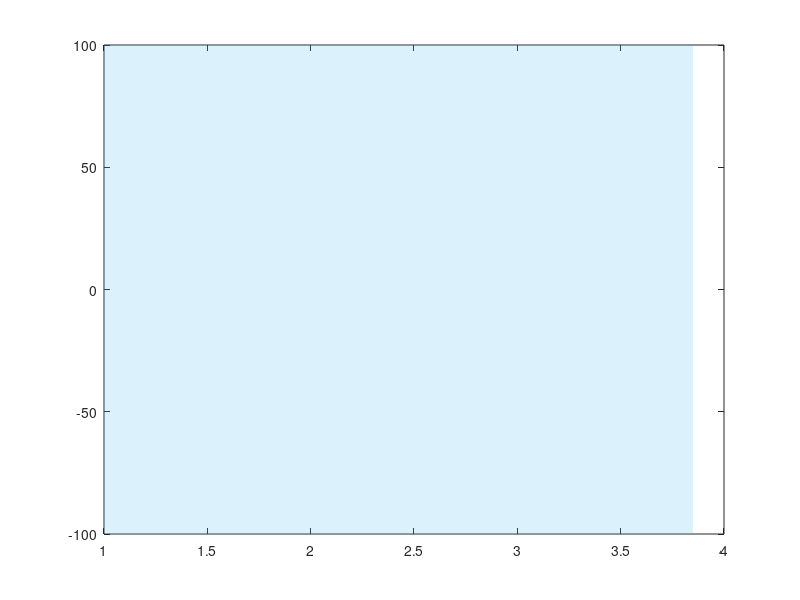

This chart was generated by the following MATLAB code: (Note: this script raises an error after producing the figure.)
clear all; close all;
w_window = 1500;
h_window = 700;

line_width = 5;
line_width_loadtrace = 2.5;
line_width_circle = 2;
line_width_kcircle = 4;
marker = 'o';
markerSize = 3;
fontSize = 24;
smooth_index = 1;

efficiency_select = 2;  % 0 for radi efficiency and 1 for total efficiency 2 for all together

color_order = get(gca,'colororder');
line_color = [0 0.4 1;
              0 0 0;
              1 0 0];


%---------------------- plot for dataset 1 (REF)--------------------%
data_REF = load('REF_1x2.mat');
S11_data = csvread('S11_1BY2_REF.CSV', 3, 0);  % skips the first row of data 
S11mag = 10 .^ (interp1(S11_data(:, 1), S11_data(:, 2), [1e9: 1e7: 4.5e9]) / 20);  % interpolation of S11 measured to match the freq points

freq = data_REF.data.axes.data / 1e9; 
freq(352:end) = [];          % remove results for >4.5GHz
        
figure(1)
set(gcf,'position',[[200, 200], w_window, h_window]);
fill([1, 3.85, 3.85, 1],[-100,-100,100,100], [0.3010 0.7450 0.9330], 'LineStyle', 'none', 'FaceAlpha', 0.2, 'Handlevisibility', 'off');

hold on
x_line_l = xline(0.85, '--', [num2str(850),' MHz'], 'LineWidth', line_width-2, 'FontSize', fontSize-1, 'HandleVisibility', 'off', 'Color', 'black');
x_line_l.LabelVerticalAlignment = 'top';
x_line_l.LabelHorizontalAlignment = 'right';

x_line_h = xline(3.85, '--', [num2str(3850),' MHz'], 'LineWidth', line_width-2, 'FontSize', fontSize-1, 'HandleVisibility', 'off', 'Color', 'black');
x_line_h.LabelVerticalAlignment = 'top';
x_line_h.LabelHorizontalAlignment = 'left';


efficiency = 10 .^ (data_REF.data.layers(3).data / 10);  % convert to percentage
efficiency(352:end) = [];                                % remove results for >4.5GHz

total_efficiency = efficiency .* abs(1 - abs(S11mag) .^ 2);

if efficiency_select == 1
    plot(freq, smooth(100 * total_efficiency, smooth_index), '-', 'linewidth', line_width, 'color', line_color(1, :));
    ylabel('Total Efficiency (%)', 'FontSize', fontSize); 
elseif efficiency_select == 0
    plot(freq, smooth(100 * efficiency, smooth_index), '-', 'linewidth', line_width, 'color', line_color(1, :));
    ylabel('Radiation Efficiency (%)', 'FontSize', fontSize);  
else
    plot(freq, smooth(100 * efficiency, smooth_index), '-', 'linewidth', line_width, 'color', line_color(1, :));
    plot(freq, smooth(100 * total_efficiency, smooth_index), ':', 'linewidth', line_width, 'color', line_color(1, :));
    ylabel('Efficiency (%)', 'FontSize', fontSize);  
end

hold on
grid on

set(gca, 'FontSize', fontSize);
xlabel('Frequency (GHz)', 'FontSize', fontSize);
xlim([1 4.5])
ylim([0 100])



%---------------------- plot for dataset 2 (NIP)--------------------%
data_NIP = load('NIP_1x2.mat');
S11_data = csvread('S11_1BY2_NIP.CSV', 3, 0);  % skips the first row of data 
S11mag = 10 .^ (interp1(S11_data(:, 1), S11_data(:, 2), [1e9: 1e7: 4.5e9]) / 20);  % interpolation of S11 measured to match the freq points
  
figure(1)

efficiency = 10 .^ (data_NIP.data.layers(3).data / 10);  % convert to percentage
efficiency(352:end) = [];                                % remove results for >4.5GHz

total_efficiency = efficiency .* abs(1 - abs(S11mag) .^ 2);

if efficiency_select == 1
    plot(freq, smooth(100 * total_efficiency, smooth_index), '-', 'linewidth', line_width, 'color', line_color(2, :));
    ylabel('Total Efficiency (%)', 'FontSize', fontSize); 
elseif efficiency_select == 0
    plot(freq, smooth(100 * efficiency, smooth_index), '-', 'linewidth', line_width, 'color', line_color(2, :));
    ylabel('Radiation Efficiency (%)', 'FontSize', fontSize);  
else
    plot(freq, smooth(100 * efficiency, smooth_index), '-', 'linewidth', line_width, 'color', line_color(2, :));
    plot(freq, smooth(100 * total_efficiency, smooth_index), ':', 'linewidth', line_width, 'color', line_color(2, :));
    ylabel('Efficiency (%)', 'FontSize', fontSize);  
end


%---------------------- plot for dataset 3 (IP)--------------------%
data_IP = load('IP_1x2.mat');
S11_data = csvread('S11_1BY2_IP.CSV', 3, 0);  % skips the first row of data 
S11mag = 10 .^ (interp1(S11_data(:, 1), S11_data(:, 2), [1e9: 1e7: 4.5e9]) / 20);  % interpolation of S11 measured to match the freq points

figure(1)

efficiency = 10 .^ (data_IP.data.layers(3).data / 10);  % convert to percentage
efficiency(352:end) = [];                                % remove results for >4.5GHz

total_efficiency = efficiency .* abs(1 - abs(S11mag) .^ 2);

if efficiency_select == 1
    plot(freq, smooth(100 * total_efficiency, smooth_index), '-', 'linewidth', line_width, 'color', line_color(3, :));
    ylabel('Total Efficiency (%)', 'FontSize', fontSize); 
elseif efficiency_select == 0
    plot(freq, smooth(100 * efficiency, smooth_index), '-', 'linewidth', line_width, 'color', line_color(3, :));
    ylabel('Radiation Efficiency (%)', 'FontSize', fontSize);  
else
    plot(freq, smooth(100 * efficiency, smooth_index), '-', 'linewidth', line_width, 'color', line_color(3, :));
    plot(freq, smooth(100 * total_efficiency, smooth_index), ':', 'linewidth', line_width, 'color', line_color(3, :));
    ylabel('Efficiency (%)', 'FontSize', fontSize);  
end




x_line_h = xline(2.55, '--', ['TM_1_0 (REF)'], 'LineWidth', line_width, 'FontSize', fontSize-4, 'HandleVisibility', 'off', 'Color', line_color(1, :));
x_line_h.LabelVerticalAlignment = 'top';
x_line_h.LabelHorizontalAlignment = 'left';

x_line_h = xline(2.1, '--', ['TM_1_0 (NIP)'], 'LineWidth', line_width, 'FontSize', fontSize-4, 'HandleVisibility', 'off', 'Color', line_color(2, :));
x_line_h.LabelVerticalAlignment = 'top';
x_line_h.LabelHorizontalAlignment = 'left';

x_line_h = xline(2.25, '--', ['TM_1_0 (IP)'], 'LineWidth', line_width, 'FontSize', fontSize-4, 'HandleVisibility', 'off', 'Color', line_color(3, :));
x_line_h.LabelVerticalAlignment = 'top';
x_line_h.LabelHorizontalAlignment = 'left';




Legend = {'\eta_{rad} (REF)', '\eta_{total} (REF)', '\eta_{rad} (NIP)', '\eta_{total} (NIP)', '\eta_{rad} (IP)', '\eta_{total} (IP)'};


%plot(HFSS_freq, HFSS_S11, ':', 'color', [0 0 0], 'linewidth', line_width);

legend(Legend, 'FontSize', 20, 'location', 'northeast');

%xline(2.17, '--', '2.17 GHz', 'linewidth', line_width, 'FontSize', fontSize, 'fontweight', 'bold', 'Handlevisibility', 'off', 'LabelVerticalAlignment', 'bottom', 'LabelHorizontalAlignment', 'left')

